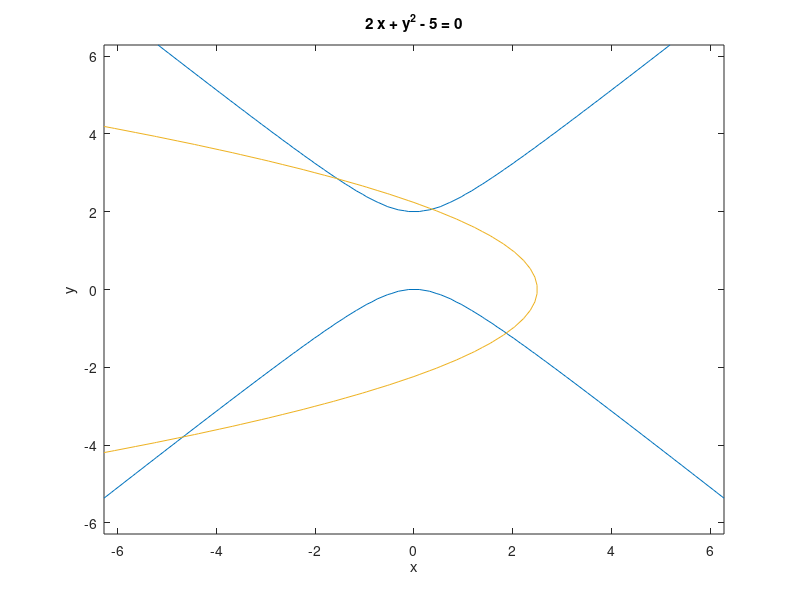

This figure's MATLAB source: (Note: this script raises an error after producing the figure.)
% ejemplo 10.2 2d BF
clear all
clc
clf

f=@ (x,y) x.^2-y.^2+2*y;
g=@ (x,y) 2*x+y.^2-5;
ezplot(f)
hold on
ezplot(g)


format long g
global paso=0.01;
global precision=0.5e-5;
nmaxiteraciones=100;

X1=[2;-2];
X2=[0.7;2];
X3=[-2;3];
X4=[-5;-4];

F=@ (X) [X(1).^2-X(2).^2+2*X(2);2*X(1)+X(2).^2-5];

dF=@ (X) difAproximada(F,X);


[X_1,FX_1,pasos_1]=newtonV(F,dF,X1,nmaxiteraciones)

[X_2,FX_2,pasos_2]=newtonV(F,dF,X2,nmaxiteraciones)

[X_3,FX_3,pasos_3]=newtonV(F,dF,X3,nmaxiteraciones)

[X_4,FX_4,pasos_4]=newtonV(F,dF,X4,nmaxiteraciones)


plot([X_1(1),X_2(1),X_3(1),X_4(1)],[X_1(2),X_2(2),X_3(2),X_4(2)],'r*')